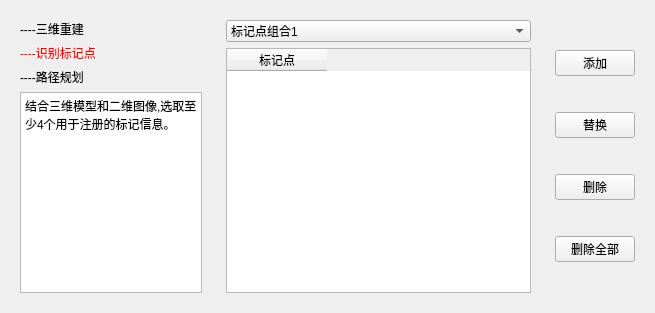
<?xml version="1.0" encoding="UTF-8"?>
<ui version="4.0">
 <class>point</class>
 <widget class="QWidget" name="point">
  <property name="geometry">
   <rect>
    <x>0</x>
    <y>0</y>
    <width>655</width>
    <height>313</height>
   </rect>
  </property>
  <property name="windowTitle">
   <string>Form</string>
  </property>
  <layout class="QHBoxLayout" name="horizontalLayout">
   <item>
    <widget class="QWidget" name="widget_44" native="true">
     <property name="maximumSize">
      <size>
       <width>200</width>
       <height>16777215</height>
      </size>
     </property>
     <layout class="QVBoxLayout" name="verticalLayout_29">
      <item>
       <widget class="QLabel" name="label_30">
        <property name="styleSheet">
         <string notr="true"/>
        </property>
        <property name="text">
         <string>----三维重建</string>
        </property>
       </widget>
      </item>
      <item>
       <widget class="QLabel" name="label_31">
        <property name="styleSheet">
         <string notr="true">color:rgb(255, 0, 0)</string>
        </property>
        <property name="text">
         <string>----识别标记点</string>
        </property>
       </widget>
      </item>
      <item>
       <widget class="QLabel" name="label_32">
        <property name="text">
         <string>----路径规划</string>
        </property>
       </widget>
      </item>
      <item>
       <widget class="QTextBrowser" name="textBrowser_10">
        <property name="html">
         <string>&lt;!DOCTYPE HTML PUBLIC &quot;-//W3C//DTD HTML 4.0//EN&quot; &quot;http://www.w3.org/TR/REC-html40/strict.dtd&quot;&gt;
&lt;html&gt;&lt;head&gt;&lt;meta name=&quot;qrichtext&quot; content=&quot;1&quot; /&gt;&lt;style type=&quot;text/css&quot;&gt;
p, li { white-space: pre-wrap; }
&lt;/style&gt;&lt;/head&gt;&lt;body style=&quot; font-family:'SimSun'; font-size:9pt; font-weight:400; font-style:normal;&quot;&gt;
&lt;p style=&quot; margin-top:0px; margin-bottom:0px; margin-left:0px; margin-right:0px; -qt-block-indent:0; text-indent:0px;&quot;&gt;结合三维模型和二维图像,选取至少4个用于注册的标记信息。&lt;/p&gt;
&lt;p style=&quot;-qt-paragraph-type:empty; margin-top:0px; margin-bottom:0px; margin-left:0px; margin-right:0px; -qt-block-indent:0; text-indent:0px;&quot;&gt;&lt;br /&gt;&lt;/p&gt;&lt;/body&gt;&lt;/html&gt;</string>
        </property>
       </widget>
      </item>
     </layout>
    </widget>
   </item>
   <item>
    <widget class="QWidget" name="widget_9" native="true">
     <layout class="QVBoxLayout" name="verticalLayout_6">
      <item>
       <widget class="QComboBox" name="comboBox_2">
        <item>
         <property name="text">
          <string>标记点组合1</string>
         </property>
        </item>
        <item>
         <property name="text">
          <string>标记点组合2</string>
         </property>
        </item>
        <item>
         <property name="text">
          <string>标记点组合3</string>
         </property>
        </item>
        <item>
         <property name="text">
          <string>标记点组合4</string>
         </property>
        </item>
        <item>
         <property name="text">
          <string>标记点组合5</string>
         </property>
        </item>
       </widget>
      </item>
      <item>
       <widget class="QTableWidget" name="tableWidget_2">
        <column>
         <property name="text">
          <string>标记点</string>
         </property>
        </column>
       </widget>
      </item>
     </layout>
    </widget>
   </item>
   <item>
    <widget class="QWidget" name="widget_67" native="true">
     <layout class="QVBoxLayout" name="verticalLayout_43">
      <item>
       <widget class="QPushButton" name="pushButton_64">
        <property name="text">
         <string>添加</string>
        </property>
       </widget>
      </item>
      <item>
       <widget class="QPushButton" name="pushButton_65">
        <property name="text">
         <string>替换</string>
        </property>
       </widget>
      </item>
      <item>
       <widget class="QPushButton" name="pushButton_66">
        <property name="text">
         <string>删除</string>
        </property>
       </widget>
      </item>
      <item>
       <widget class="QPushButton" name="pushButton_67">
        <property name="text">
         <string>删除全部</string>
        </property>
       </widget>
      </item>
     </layout>
    </widget>
   </item>
  </layout>
 </widget>
 <resources/>
 <connections/>
</ui>
